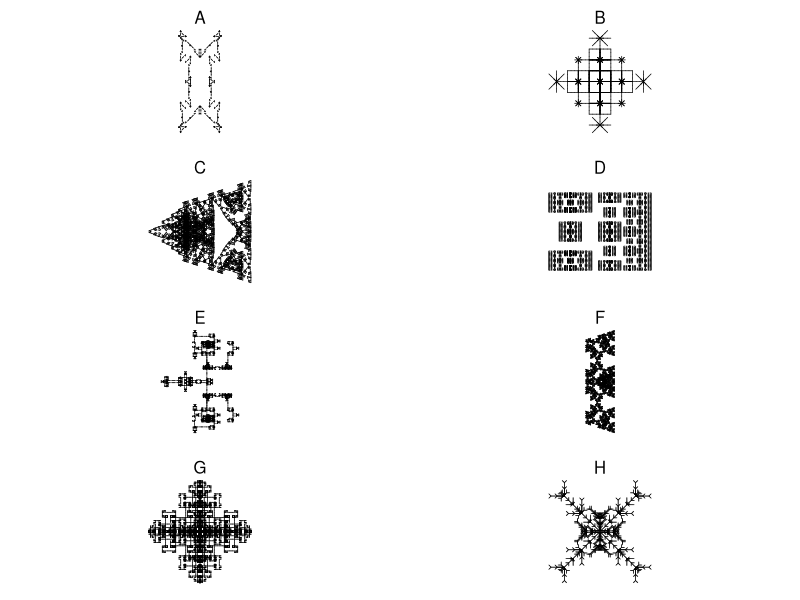

Generate this figure with R:
## ---- chunk 1
g1 = list("A",
          list("A"="B-A-B",
               "B"="A+B+A"),
          6,
          60)
g2 = list("A",
          list("A"="A[+A][-A]B",
               "B"="[--B][++B]A"),
          5,
          30)
g3 = list("A",
          list("A"="-B+B+B+B+B+B",
               "B"="B[--CCA][-CCA]B",
               "C"="CC"),
          5,
          60)
g4 = list("A",
          list("A"="[----AAB][--AAB][++AAB]AAB",
               "B"="[-C][+C][--C][++C][---C][+++C]",
               "C"="CAB"),
          3,
          45)

g5 = list("A",
          list("A"="[-AAB][--AAB][+AAB][++AAB]AAB",
               "B"="[-C][+C][--C][++C]CA",
               "C"="CC"),
          3,
          72)

g6 = list("A",
          list("A"="-B+B+B+B+B+B",
               "B"="BB[-CCA]",
               "C"="CC"),
          5,
          60)

g7 = list("A",
          list("A"="B+B+B+B+B",
               "B"="[-CCA]BB",
               "C"="CC"),
          5,
          72)

g8 = list("A++++A",
          list("A"="+A-B-B[B]",
               "B"="-B+A+A[A]"),
          5,
          45)

g9 = list("A++A",
          list("A"="AB[-A][+A]",
               "B"="A"),
          6,
          90)

g10 = list("A+++A+++A+++A",
          list("A"="B--B",
               "B"="AA+++AA"),
          7,
          30)

g11 = list("A",
           list("A"="AB",
                "B"="A[++C][--C]",
                "C"="C[+C][-C]A"),
           7,
           45)

g12 = list("A",
           list("A"="X[-A][+A]AA",
                "X"="XX"),
           5,
           60)

g13 = list("A",
           list("A"="X[-A][+A]A",
                "X"="XX"),
           6,
           60)

g14 = list("A++++++.A",
           list("A"="B+B+B+B+B+B+B",
                "B"="B[-CCA][+CCA]",
                "C"="CC"),
           5,
           30)

g15 = list("A",
           list("A"="ABA",
                "B"="[-BAB][+BAB]"),
           6,
           90)

g16 = list("AA",
           list("A"="ABA",
                "B"="C[-BAB][+BAB]",
                "C"="CC"),
           5,
           90)

g17 = list("AA",
           list("A"="B-AA-B",
                "B"="A+B+A"),
                6,
                45)

g18 = list("AA",
           list("A"="B-AA-B",
                "B"="AB+B+A"),
                5,
                90)

g19 = list("AA",
           list("A"="B-AA-B",
                "B"="AB+B+AB"),
                5,
                90)

g20 = list("A++A++A++A",
           list("A"="B-CAC-B",
                "B"="AB-BA",
                "C"="CC"),
                5,
                135)

g21 = list("A.A",
           list("A"="BC",
                "B"="B[+C][-C]",
                "C"="CAD",
                "D"="DD[+D+D][-D-D]"),
                5,
                60)

g22 = list("A",
           list("A"="B-ABA-B",
                "B"="A+B+A"),
           6,
           72)

g23 = list("A",
           list("A"="B-ABA-B",
                "B"="A+B+A"),
           6,
           90)

g24 = list("A",
           list("A"="B-ABA-B",
                "B"="A+B+A"),
           6,
           120)

g25 = list("A",
           list("A"="B-ABA-B",
                "B"="A+B+A"),
           6,
           108)

g26 = list("A",
           list("A"="B-ABA-B",
                "B"="A+B+A"),
           4,
           135)

g27 = list("A++A++A++A",
           list("A"="B-ABA-B",
                "B"="A+BB+A"),
           4,
           135)

g28 = list("A",
           list("A"="A[+A][-A]B",
                "B"="A[--B][++B]B"),
           6,
           108)

g29 = list("A",
           list("A"="A[+A][-A]A[+B][-B]",
                "B"="A[--B][++B]B"),
           5,
           60)

g30 = list("A",
           list("A"="A[+A][-A]A[+B][-B]",
                "B"="A[--B][++B]B"),
           5,
           20)

g31 = list("A",
           list("A"="A[+A][-A]A[+B][-B]",
                "B"="A[----B][++++B]B"),
           5,
           45)

g32 = list("A",
           list("A"="A[++A][--A]A[+B][-B]",
                "B"="A[----B][++++B]B"),
           5,
           45)

g33 = list("A",
           list("A"="B++B++B++B++B",
                "B"="B[-CCC-CC-CCA][----CC-CCB]B",
                "C"="CC"),
           5,
           36)

g34 = list("A",
           list("A"="B++A++A++B",
                "B"="AB[A-CC-CC-CCA]BA",
                "C"="CC"),
           5,
           90)

g35 = list("A++++XA",
           list("A"="AA[-B][+B]B",
                "B"="[---ABC][+++ABC]",
                "C"="A[-CB][+CB]",
                "X"="XX"),
           5,
           45)

g36 = list("A+++XA",
           list("A"="AA[-B][+B]B",
                "B"="[--ABC][++ABC]",
                "C"="A[-CB][+CB]",
                "X"="XX"),
           5,
           60)

g37 = list("[A]+[A]+[A]+[A]+[A]+[A]",
           list("A"="AA[-B][+B]B",
                "B"="[-ABC][+ABC]",
                "C"="A[-CB][+CB]"),
           4,
           60)

g38 = list("[A]+[A]+[A]+[A]+[A]",
           list("A"="AA[-B][+B]B",
                "B"="[-ABC][+ABC]",
                "C"="A[-CB][+CB]"),
           4,
           72)

g39 = list("[A]+[A]+[A]+[A]",
           list("A"="AA[-B][+B]B",
                "B"="[-ABC][+ABC]",
                "C"="A[-CB][+CB]"),
           4,
           90)

g40 = list("[A]+[A]+[A]",
           list("A"="AA[-B][+B]B",
                "B"="[-ABC][+ABC]",
                "C"="A[-CB][+CB]"),
           4,
           120)

g41 = list("A",
           list("A"="C[+CA][CCCA][-CA]",
                "C"="CC"),
           6,
           45)

g42 = list("A",
           list("A"="C[+CA][CCCCB][-CA]",
                "B"="[++A][--A]",
                "C"="CC"),
           6,
           45)

g43 = list("[A]--[A]--[A]--[A]",
           list("A"="C[+CB][CCA][-CB]",
                "B"="CCC[+++A][---A]",
                "C"="CA"),
           4,
           45)

g44 = list("A",
           list("A"="A[-DB][+DB]C",
                "B"="DC[++DA][--DA]B",
                "C"="[+++D][---D]A",
                "D"="DD"),
           6,
           40)

g45 = list("[A]+++[A]+++[A]",
           list("A"="A[---XB][-XB][+XB][+++XB]",
                "B"="XB[++XA][--XA]XA",
                "X"="XX"),
           4,
           40)

g46 = list("[A]+++[A]+++[A]",
           list("A"="A[---XB][-XB][+XB][+++XB]",
                "B"="XB[++XA][--XA]A",
                "X"="XX"),
           4,
           40)

g47 = list("A",
           list("A"="[---B][-B][+B][+++B]",
                "B"="BD[++DA][--DA]B",
                "D"="DD"),
           5,
           45)

g48 = list("A------A",
           list("A"="[---B][-B][+B][+++B]",
                "B"="BD[++DA][--DA]B",
                "D"="DD"),
           5,
           30)

g49 = list("A+A++++++A+A",
           list("A"="[---B][-B][+B][+++B]",
                "B"="BD[++DA][--DA]B",
                "D"="DD"),
           4,
           30)

g50 = list("A--A--A",
           list("A"="A[-A]A"),
           6,
           60)

g51 = list("B---A",
           list("A"="A[-AB]A",
                "B"="B[+BA]B"),
           5,
           60)

g52 = list("[A][B]",
           list("A"="[-XBA]A",
                "B"="[+XAB]B",
                "X"="XX"),
           6,
           30)

g53 = list("[A][B]",
           list("A"="C[-A-B]A",
                "B"="C[+B+A]B",
                "C"="CC"),
           5,
           30)

g54 = list("[+A][-B]",
           list("A"="[-CA-CB]A",
                "B"="[+CB+CA]B",
                "C"="CC"),
           7,
           30)

g55 = list("[+A][-B]",
           list("A"="[-CA-CB]A",
                "B"="[+CB+CA]B",
                "C"="CC"),
           6,
           90)

g56 = list("[+A][-B]",
           list("A"="[-CA-CB]A",
                "B"="[+CB+CA]B",
                "C"="CC"),
           6,
           120)

g57 = list("[+A][-B]",
           list("A"="[-CA-CB]A",
                "B"="[+CB+CA]B",
                "C"="CC"),
           6,
           150)

g58 = list("[+A][-B]",
           list("A"="[-CA-CB]CA",
                "B"="[+CB+CA]CB",
                "C"="CC"),
           6,
           150)

g59 = list("A",
           list("A"="XXX-B+BB+BB+BB+B",
                "X"="XX",
                "B"="B[-XXA]B"),
           4,
           90)

g60 = list("A",
           list("A"="XX[BBB+BB+B]A",
                "X"="XX",
                "B"="B[-XA][+XA]B"),
           4,
           30)

g61 = list("A",
           list("A"="XX[B+BB+BB+BB+B]",
                "X"="XX",
                "B"="BA"),
           6,
           90)

g62 = list("A",
           list("A"="XXX[B+BB+BB+B]",
                "X"="XX",
                "B"="BA"),
           6,
           120)

g63 = list("A",
           list("A"="X[-B+BB+BB+BB+BB+BB+B]",
                "X"="XX",
                "B"="X[+A-AA-AA-AA-AA-AA-A]"),
           3,
           10)

g64 = list("A",
           list("A"="B[-A][+A]",
                "B"="[DA][--DA][++DA]",
                "D"="DD"),
           7,
           60)

g65 = list("X",
           list("F"="FF",
                "X"="F[+XXF+F][-XXF-F]FXX"),
           4,
           30)

g66 = list("X",
           list("F"="FF",
                "X"="FF[+XFF+XF][-XFF-XF]FXX"),
           4,
           30)

g67 = list("X",
           list("F"="FF",
                "X"="FF[+XFFX+XF][-XFFX-XF]FXXFX"),
           3,
           30)

g68 = list("A",
           list("A"="AA[-B][+B]B",
                "B"="B[-ABC][+ABC]",
                "C"="C[-CBA][+CBA]"),
           4,
           60)

g69 = list("A",
           list("A"="A[-BC][+BC]BC",
                "B"="BB[-ABC][+ABC]",
                "C"="CCC[-CBA][+CBA]"),
           4,
           60)

g70 = list("GA",
           list("A"="[---BC][+++BC]",
                "B"="F[--AC][++AC]",
                "C"="FF[-BA][+BA]",
                "F"="FF",
                "G"="F"),
           5,
           15)

g71 = list("GA",
           list("A"="[---BC][+++BC]",
                "B"="[--AC][++AC]",
                "C"="FF[-BA][+BA]",
                "F"="FF",
                "G"="F"),
           5,
           15)

g72 = list("[A]------------[A]",
           list("A"="[---BC][+++BC]",
                "B"="[--AC][++AC]",
                "C"="F[-BA][+BA]",
                "F"="FF"),
           5,
           15)

g73 = list("C",
           list("A"="F[---BC][+++BC]",
                "B"="F[-CA][+CA]",
                "C"="[-AB][+AB]",
                "F"="FF"),
           6,
           15)

g74 = list("A",
           list("A"="ADB",
                "B"="[-CA][+CA]",
                "C"="[+C[-A][+A]][-C[-A][+A]]",
                "D"="E",
                "E"="AA"),
           7,
           30)

g75 = list("ABA",
           list("A"="+B--A--B+",
                "B"="-A+BCB+A-",
                "C"="CC"),
           7,
           45)

g76 = list("AAAAA",
           list("A"="B--A--B",
                "B"="A+BCB+A",
                "C"="CC"),
           5,
           72)

g77 = list("ABA",
           list("A"="A+AA+B+AA+A",
                "B"="B-B-A-B-B"),
           4,
           22)

g78 = list("A+A+A+A",
           list("A"="C[++CB][--CB]",
                "B"="C-BAB+C",
                "C"="CAB"),
           6,
           90)

g79 = list("AAAAA",
           list("A"="A+B+A",
                "B"="CC-[+CA][-CA]-B",
                "C"="CC"),
           6,
           108)

g80 = list("AA",
           list("A"="A++B-C-B++A",
                "B"="B--A+C+A--B",
                "C"="CC"),
           6,
           45)

g81 = list("AAAA",
           list("A"="A++B-C-B++A",
                "B"="B--A+C+A--B",
                "C"="CCC"),
           5,
           45)

g82 = list("-A++A",
           list("A"="A++B-C-B++A",
                "B"="B--A+C+A--B",
                "C"="CCC"),
           5,
           45)

g83 = list("-A",
           list("A"="A++B-C-B++A",
                "B"="B--A+C+A--B",
                "C"="CCC"),
           5,
           45)


g84 = list("AAA",
           list("A"="A++B-C-B++A",
                "B"="B--A+C+A--B",
                "C"="CC"),
           6,
           60)

g85 = list("A",
           list("A"="+B-AA-B+",
                "B"="-A+BB+A-"),
           3,
           108)

g86 = list("A",
           list("A"="+B-ACA-ACA-B+",
                "B"="-A+BCB+BCB+A-",
                "C"="CCC"),
           5,
           135)

g87 = list("A",
           list("A"="+BAA-ABA-AAB+",
                "B"="-A+B[-C]B+A-",
                "C"="CCCC[A][+A][-A][--A]"),
           4,
           90)

g88 = list("A",
           list("A"="+B-AA-AA-B+",
                "B"="-A+BB+BB+A-"),
           5,
           30)

g89 = list("A",
           list("A"="+B-ACA-ACA-B+",
                "B"="-A+BCB+BCB+A-",
                "C"="CCC"),
           5,
           60)

g90 = list("A",
           list("A"="+B-ACA-ACA-B+",
                "B"="-A+BCB+BCB+A-",
                "C"="CCC"),
           5,
           108)

g91 = list("-A",
           list("A"="+B-AA-B+",
                "B"="-A+BB+A-"),
           5,
           90)

g92 = list("A",
           list("A"="+B-AAA-B+",
                "B"="-A+BBB+A-"),
           5,
           120)

g93 = list("AA",
           list("A"="+B-AAA-B+",
                "B"="-A+BBB+A-"),
           5,
           108)

g94 = list("AA",
           list("A"="+B-ABA-B+",
                "B"="-A+BAB+A-"),
           5,
           108)

g95 = list("A",
           list("A"="+BB-ABA-BB+",
                "B"="-AA+BAB+AA-"),
           5,
           90)

g96 = list("A",
           list("A"="+BA-ABA-AB+",
                "B"="-AB+BAB+BA-"),
           5,
           90)

g97 = list("A",
           list("A"="+BA-A--B--A-AB+",
                "B"="-AB+B++A++B+BA-"),
           5,
           60)

g98 = list("A",
           list("A"="+BA-A--A--A-AB+",
                "B"="-AB+B++B++B+BA-"),
           5,
           120)

g99 = list("A",
           list("A"="+BA-B--A--B-AB+",
                "B"="-AB+A++B++A+BA-"),
           5,
           72)

g99 = list("A",
           list("A"="+AA-B--A--B-AA+",
                "B"="-BB+A++B++A+BB-"),
           5,
           120)

g100= list("A",
           list("A"="+BA--AA--AB+",
                "B"="-AB++BB++BA-"),
           5,
           30)

g101= list("A",
           list("A"="+++BA----ABA----AB+++",
                "B"="---AB++++BAB++++BA---"),
           5,
           45)

g102= list("A",
           list("A"="+++BA----ABA----AB+++",
                "B"="---AB++++BAB++++BA---"),
           4,
           50)

g103= list("A",
           list("A"="+++BA----ABA----AB+++",
                "B"="---AB++++BAB++++BA---"),
           5,
           50)

g104= list("A",
           list("A"="CAA[--CAB][++CAB]",
                "B"="C[-CC-CA][+CC+CA]",
                "C"="CC"),
           5,
           100)

g105= list("A",
           list("A"="CAA[--CAB][++CAB]",
                "B"="C[-CC-CA][+CC+CA]",
                "C"="CC"),
           5,
           90)

g106= list("A",
           list("A"="+BA+A-ABA-A+AB+",
                "B"="+BA-B--B-AB+"),
           4,
           90)

g107 = list("-A",
           list("A"="+BA+A-ABA-A+AB+",
                "B"="+BBA-B--B-ABB+"),
           4,
           90)

g108 = list("A",
           list("A"="+BA+A-ABA-A+AB+",
                "B"="+BBA-B--B-ABB+"),
           3,
           45)

g109 = list("A",
           list("A"="+BA+A-ABA-A+AB+",
                "B"="+BBA-B--B-ABB+"),
           4,
           69)

g110 = list("BB",
           list("A"="+BA+A-ABA-A+AB+",
                "B"="+BBA-B--B-ABB+"),
           4,
           69)

g111= list("BB",
           list("A"="+BA+A-ABBA-A+AB+",
                "B"="+BBA-B--B-ABB+"),
           4,
           45)

g112 = list("BABA",
           list("A"="+BA+A-ABBA-A+AB+",
                "B"="+BBA-B--B-ABB+"),
           3,
           45)

g113 = list("AAAA",
           list("A"="+BA+A-ABCBA-A+AB+",
                "B"="+BBA-B-CCCC-B-ABB+",
                "C"="CCCCC"),
           3,
           45)

g114 = list("A",
           list("A"="+BA+ABCBA+AB+",
                "B"="-C+++BACAB+++C-",
                "C"="CC"),
           5,
           108)

g115= list("A",
           list("A"="+BA+ACCA+AB+",
                "B"="-C+++BACCAB+++C-",
                "C"="CC"),
           5,
           90)

g116= list("A",
           list("A"="+BAA-A-CC-A-AAB+",
                "B"="-C+++BAACAAB+++C-",
                "C"="CC"),
           4,
           10)

g117= list("AAAAAA",
           list("A"="+BACA-A-CC-A-ACAB+",
                "B"="-AC+++BAACCCAAB+++CA-",
                "C"="CC"),
           3,
           150)

g118= list("A--A",
           list("A"="+B-CAC-B+",
                "B"="-A+B+A-",
                "C"="CC"),
           6,
           90)

g119= list("A++A",
           list("A"="+B-CAC-B+",
                "B"="-A+BB+A-",
                "C"="CC"),
           6,
           90)

g120= list("A++A++A++A",
           list("A"="+B-CAC-B+",
                "B"="-A++BB++A-",
                "C"="CC"),
           6,
           45)

g121= list("A-A-A-A-A-A-A-A",
           list("A"="+B-CAC-B+",
                "B"="-A++BB++A-",
                "C"="CC"),
           6,
           45)           

g122= list("A-A-A-A",
           list("A"="+B-A-B+",
                "B"="-A++B+C+B++A-",
                "C"="CC"),
           6,
           90)

g123= list("A+A+A+A",
           list("A"="+B-ABCBA-B+",
                "B"="-A++B+B++A-",
                "C"="CC"),
           5,
           90)

g124= list("A",
           list("A"="+B-ACA-B+",
                "B"="-A++CB+BC++A-",
                "C"="CC"),
           6,
           90)

g125= list("A",
           list("A"="+BX-AA-XB+",
                "B"="-AX+B+XA-",
                "X"="XX"),
           7,
           90)

g126= list("A",
           list("A"="+BX-AA-XB+",
                "B"="-AXB+B+BXA-",
                "X"="XX"),
           6,
           90)

g127= list("B",
           list("A"="+B-AXA-B+",
                "B"="-BA+BAB+AB-",
                "X"="XX"),
           5,
           135)

g128= list("AA",
           list("A"="+B-A+X+A-B+",
                "B"="-BA+BAXAB+AB-",
                "X"="XX"),
           4,
           90)

g129= list("A-A-A",
           list("A"="+B-A+X+A-B+",
                "B"="-BA+BAXAB+AB-",
                "X"="XX"),
           4,
           120)

g130= list("A++++A",
           list("A"="[+BCC][-BCC]",
                "B"="B[-CA][+CA]",
                "C"="CCA"),
           5,
           45)

g131= list("A++++A++++A",
           list("A"="[+BCC][-BCC]",
                "B"="B[-CA][+CA]",
                "C"="CCA"),
           5,
           30)

g132= list("A+A+A",
           list("A"="[+BCC][-BCC]",
                "B"="B[-CA][+CA]",
                "C"="CCA"),
           5,
           72)

g133= list("B",
            list("A"="[+DBC][-DBC][+++DBC]",
                 "B"="[-BA][+BA]",
                 "C"="AB",
                 "D"="XX",
                 "X"="XX"),
            6,
            120)

g134= list("B",
            list("A"="[++XXBC][--XXBC][++++XXBC]",
                 "B"="[-BA][+BA]",
                 "C"="AB",
                 "X"="XX"),
            6,
            45)

g135= list("A++++++A",
            list("A"="+B-AXBXA-B+",
                 "B"="-A+BXAXB+A-",
                 "X"="XX"),
            5,
            150)

g136= list("A++++A",
            list("A"="+B-AXBBXA-B+",
                 "B"="-A+BXAXB+A-",
                 "X"="XX"),
            5,
            135)

g137= list("A++++A",
            list("A"="+B-AXBBXA-B+",
                 "B"="-A+BXAAXB+A-",
                 "X"="XX"),
            3,
            135)

g138= list("AAAA",
            list("A"="+B-AXBACABXA-B+",
                 "B"="-A+BXA+C+AXB+A-",
                 "C"="C+C",
                 "X"="XXX"),
            4,
            90)

g139= list("A+A+A+A",
            list("A"="+B-AXBACABXA-B+",
                 "B"="-A+BXA+C+AXB+A-",
                 "C"="CC",
                 "X"="XXX"),
            4,
            90)

g140= list("A+A+A+A+A+A",
            list("A"="+B-AXB---ACA---BXA-B+",
                 "B"="-A++BXA+C+AXB++A-",
                 "C"="C+C",
                 "X"="XXX"),
            3,
            60)

g141= list("A++A",
            list("A"="+BA-ACA-BA+",
                 "B"="-AB+CBABC+BA-",
                 "C"="CCC"),
            4,
            90)

g142= list("A+A+A+A",
            list("A"="+BA-ACA-BA+",
                 "B"="-AB+CBAAABC+BA-",
                 "C"="CCCC"),
            4,
            90)

g143= list("A",
            list("A"="+BA-ACA-AB+",
                 "B"="-AB+BCB+BA-",
                 "C"="CCC"),
            5,
            90)

g144= list("AA",
           list("A"="+B-AXB---ACA---BXA-B+",
                "B"="-A++BXA+C+AXB++A-",
                "C"="C+C",
                "X"="XXX"),
           3,
           60)

g145= list("AAAAAA",
           list("A"="+B-AXB---ACA---BXA-B+",
                "B"="-A++BXA+++C+++AXB++A-",
                "C"="CC+CC",
                "X"="++BAX+C+XAB++"),
           3,
           60)

g146= list("AAAA",
           list("A"="+B++ACA++B+",
                "B"="-A--BCB--A-",
                "C"="CC"),
           5,
           45)

g147= list("A--A",
           list("A"="+B++ACA++B+",
                "B"="-A--BCB--A-",
                "C"="C+ABA+C"),
           5,
           45)

g148= list("B--B",
           list("A"="+B++A-DCD-A++B+",
                "B"="-AD--BCB--DA-",
                "C"="C+ADBDA+C",
                "D"="DD"),
           4,
           90)

g149= list("A",
           list("A"="+B++A-XCX-A++B+",
                "B"="-AX--BCB--XA-",
                "C"="C+AXBXA+C",
                "X"="XDX",
                "D"="DD"),
           5,
           90)

g150= list("A",
           list("A"="AXB+C+BXA",
                "B"="C--BAB--C",
                "C"="B+D-A-D+B",
                "X"="XX",
                "D"="DD"),
           5,
           72)

g151= list("A",
           list("A"="AXB+C+BXA",
                "B"="C--BAB--C",
                "C"="B+D-A-D+B",
                "X"="XX",
                "D"="DD"),
           4,
           45)

g152= list("A",
           list("A"="AXB+C+BXA",
                "B"="C--BAB--C",
                "C"="B+D-A-D+B",
                "X"="XX",
                "D"="DD"),
           5,
           108)

g153= list("A",
           list("A"="ADB+D+BDA",
                "B"="C-DAD-C",
                "C"="B+A-D-A+B",
                "D"="DD"),
           5,
           60)

g154= list("A",
           list("A"="[-CB][+CB][CB][--CB]",
                "B"="D+B-D-B+D",
                "C"="CC",
                "D"="B-D+A+D-B"),
           6,
           90)

goodies = list(g1,g2,g3,g4,g5,g6,g7,g8,g9,g10,g11,g12,g13,g14,g15,g16,g17,g18,g19,g20,g21,g22,g23,g24,g25,g26,g27,g28,g29,g30,g31,g32,g33,g34,g35,g36,g37,g38,g39,g40,g41,g42,g43,g44,g45,g46,g47,g48,g49,g50,g51,g52,g53,g54,g55,g56,g57,g58,g59,g60,g61,g62,g63,g64,g65,g66,g67,g68,g69,g70,g71,g72,g73,g74,g75,g76,g77,g78,g79,g80,g81,g82,g83,g84,g85,g86,g87,g88,g89,g90,g91,g92,g93,g94,g95,g96,g97,g98,g99,g100,g101,g102,g103,g104,g105,g106,g107,g108,g109,g110,g111,g112,g113,g114,g115,g116,g117,g118,g119,g120,g121,g122,g123,g124,g125,g126,g127,g128,g129,g130,g131,g132,g133,g134,g135,g136,g137,g138,g139,g140,g141,g142,g143,g144,g145,g146,g147,g148,g149,g150,g151,g152,g153,g154)


showrules = function(g){
    rules = g[[2]]
    pr = paste0("`",names(rules)," > ",rules,"`",collapse="\\\n")
    return(pr)
}

initial_angle = 90  
line_color = "black"
line_width = 1
bg_color = "white"

getstr = function(start,rules,n){
    st = start
    for(jj in 1:n){
        st2 = ""
        for(i in 1:nchar(st)){
            ch = substr(st,i,i)
            if(!is.null(rules[[ch]])){
                st2 = paste0(st2,rules[[ch]],collapse="")
            } else {
                st2 = paste0(st2,ch,collapse="")
            }
        }
        st = st2
    }
    return(st)
}
getxyc = function(string="AA+AA+AA+A+A",angle=pi/2,angle_initial=pi/2,col="blue"){
    switch = 1
    d = angle_initial
    x = 0
    y = 0
    xl = c(x)
    yl = c(y)
    cols = numeric()
    dsave = numeric()
    xsave = numeric()
    ysave = numeric()
    for(i in 1:nchar(string)){
        ch = substr(string,i,i)
        cn = as.integer(charToRaw(ch))
        if(cn>=as.integer(charToRaw("A")) && cn<=as.integer(charToRaw("L"))){
            cols = c(cols,col)
            x = x+cos(d)
            y = y+sin(d)
            xl = c(xl,x)
            yl = c(yl,y)
        }
        if(cn>=as.integer(charToRaw("M")) && cn<=as.integer(charToRaw("Z"))){
            cols = c(cols,"NA")
            x = x+cos(d)
            y = y+sin(d)
            xl = c(xl,x)
            yl = c(yl,y)
        }
        if(cn==as.integer(charToRaw("["))){
            dsave = c(dsave,d)
            xsave = c(xsave,x)
            ysave = c(ysave,y)
        }
        if(cn==as.integer(charToRaw("]"))){
            cols = c(cols,"NA")
            x = xsave[length(xsave)]
            y = ysave[length(ysave)]
            d = dsave[length(dsave)]
            if(length(xsave)>1){
                xsave = xsave[1:(length(xsave)-1)]
                ysave = ysave[1:(length(ysave)-1)]
                dsave = dsave[1:(length(dsave)-1)]
            } else {
                xsave = numeric()
                ysave = numeric()
                dsave = numeric()
            }
            xl = c(xl,x)
            yl = c(yl,y)
        }
        if(cn==as.integer(charToRaw("-"))){
            d = d+angle*switch
        }
        if(cn==as.integer(charToRaw("+"))){
            d = d-angle*switch
        }
        if(cn==as.integer(charToRaw("."))){
            switch = switch*(-1)
        }
    }
    xwid = max(xl)-min(xl)
    ywid = max(yl)-min(yl)
    xmid = (max(xl)+min(xl))/2
    ymid = (max(yl)+min(yl))/2
    wid = max(c(xwid,ywid))
    x2 = (xl-xmid)/wid*2
    y2 = (yl-ymid)/wid*2
    return(list(x2,y2,cols))
}
makeplot = function(xyc,lwd=1){
    x = xyc[[1]]
    y = xyc[[2]]
    c = xyc[[3]]
    plot(0,0,"n",xlim=c(-1,1),ylim=c(-1,1),axes=F,ann=F)
    for(i in 2:length(x)){
        lines(c(x[i-1],x[i]),c(y[i-1],y[i]),col=c[i-1],lwd=lwd)
    }
}

ng = length(goodies)
gs = sample(1:length(goodies),8)
gc = sample(gs,1)
sol = paste0(1*(gs==gc),collapse="")

## ---- chunk 2
cat(showrules(goodies[[gc]]))
## ---- chunk 3
par(mfrow=c(4,2),pty="s",mar=c(1,1.5,2,1.5))
jj = 0
for(i in gs){
    jj = jj+1
    s = getstr(goodies[[i]][[1]],goodies[[i]][[2]],goodies[[i]][[3]])
    angle = goodies[[i]][[4]]
    xyc = getxyc(s,angle/180*pi,angle_initial=initial_angle/180*pi,col=line_color)
    makeplot(xyc,lwd=0.7)
    mtext(LETTERS[jj],3)
}
## ---- chunk 4
GG = goodies[[gs[1]]]
## ---- chunk 5
cat(showrules(GG))
## ---- chunk 6
GG = goodies[[gs[2]]]
## ---- chunk 7
cat(showrules(GG))
## ---- chunk 8
GG = goodies[[gs[3]]]
## ---- chunk 9
cat(showrules(GG))
## ---- chunk 10
GG = goodies[[gs[4]]]
## ---- chunk 11
cat(showrules(GG))
## ---- chunk 12
GG = goodies[[gs[5]]]
## ---- chunk 13
cat(showrules(GG))
## ---- chunk 14
GG = goodies[[gs[6]]]
## ---- chunk 15
cat(showrules(GG))
## ---- chunk 16
GG = goodies[[gs[7]]]
## ---- chunk 17
cat(showrules(GG))
## ---- chunk 18
GG = goodies[[gs[8]]]
## ---- chunk 19
cat(showrules(GG))
